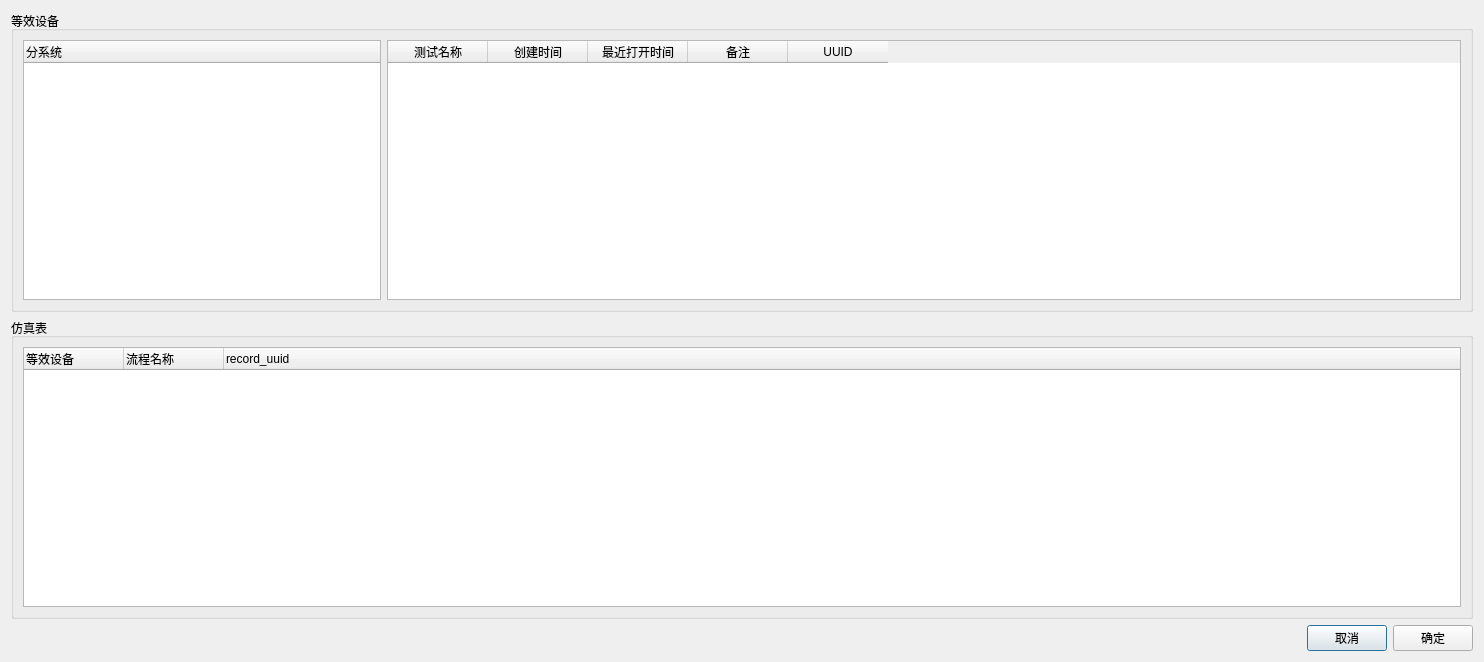
<?xml version="1.0" encoding="UTF-8"?>
<ui version="4.0">
 <class>simulation</class>
 <widget class="QDialog" name="simulation">
  <property name="geometry">
   <rect>
    <x>0</x>
    <y>0</y>
    <width>1484</width>
    <height>662</height>
   </rect>
  </property>
  <property name="windowTitle">
   <string>Dialog</string>
  </property>
  <layout class="QVBoxLayout" name="verticalLayout">
   <item>
    <layout class="QHBoxLayout" name="horizontalLayout_4">
     <item>
      <widget class="QGroupBox" name="groupBox">
       <property name="title">
        <string>等效设备</string>
       </property>
       <layout class="QGridLayout" name="gridLayout" columnstretch="1,3" columnminimumwidth="1,3">
        <item row="0" column="0">
         <widget class="QTreeWidget" name="simTreeWidget">
          <column>
           <property name="text">
            <string>分系统</string>
           </property>
          </column>
         </widget>
        </item>
        <item row="0" column="1">
         <widget class="QTableWidget" name="simTableWidget">
          <column>
           <property name="text">
            <string>测试名称</string>
           </property>
          </column>
          <column>
           <property name="text">
            <string>创建时间</string>
           </property>
          </column>
          <column>
           <property name="text">
            <string>最近打开时间</string>
           </property>
          </column>
          <column>
           <property name="text">
            <string>备注</string>
           </property>
          </column>
          <column>
           <property name="text">
            <string>UUID</string>
           </property>
          </column>
         </widget>
        </item>
       </layout>
      </widget>
     </item>
    </layout>
   </item>
   <item>
    <widget class="QGroupBox" name="groupBox_3">
     <property name="title">
      <string>仿真表</string>
     </property>
     <layout class="QHBoxLayout" name="horizontalLayout_3">
      <item>
       <widget class="QTreeWidget" name="treeWidget_3">
        <column>
         <property name="text">
          <string>等效设备</string>
         </property>
        </column>
        <column>
         <property name="text">
          <string>流程名称</string>
         </property>
        </column>
        <column>
         <property name="text">
          <string>record_uuid</string>
         </property>
        </column>
       </widget>
      </item>
     </layout>
    </widget>
   </item>
   <item>
    <layout class="QHBoxLayout" name="horizontalLayout_5">
     <item>
      <spacer name="horizontalSpacer">
       <property name="orientation">
        <enum>Qt::Horizontal</enum>
       </property>
       <property name="sizeHint" stdset="0">
        <size>
         <width>40</width>
         <height>20</height>
        </size>
       </property>
      </spacer>
     </item>
     <item>
      <widget class="QPushButton" name="pushButton">
       <property name="text">
        <string>取消</string>
       </property>
      </widget>
     </item>
     <item>
      <widget class="QPushButton" name="submitSim">
       <property name="text">
        <string>确定</string>
       </property>
      </widget>
     </item>
    </layout>
   </item>
  </layout>
 </widget>
 <resources/>
 <connections/>
</ui>
